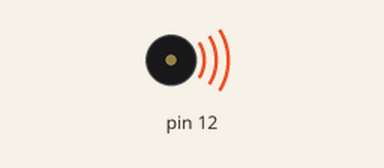
Recording of a sketch running on a simulated Arduino Uno, built with avr-gcc and run on an emulated ATmega328P. Shown: buzzer (waves = sounding). What the sketch prints to the serial monitor is not drawn.

Above: at 0.1 s.
Timing chart, 0 to 40.0 s (numbered marks = the images above):
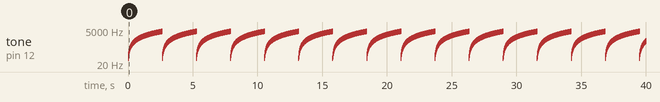

Measured:
- by itself, tone on pin 12: plays 50 Hz for 0.01 s, 65 Hz for 0.01 s, 80 Hz for 0.01 s, 96 Hz for 0.01 s, 111 Hz for 0.01 s, 127 Hz for 0.01 s … (3892 notes in this stretch)

The sketch:

generate_tone.ino
```cpp
// generate a tone with a piezo
// connect the piezo + to pin 12
// connect the piezo - to GND
void setup(){
  Serial.begin(9600);
}

void loop(){

    for(int i = 0; i < 256;i++){
  // map the sensor values to a wide range of pitches
  int pitch = map(i, 0, 255, 50, 4000);
        Serial.println(pitch);

  // play the tone for 20 ms on pin 12
  tone(12, pitch, 20);
  // wait for a moment
  delay(10);
  }

}
```
